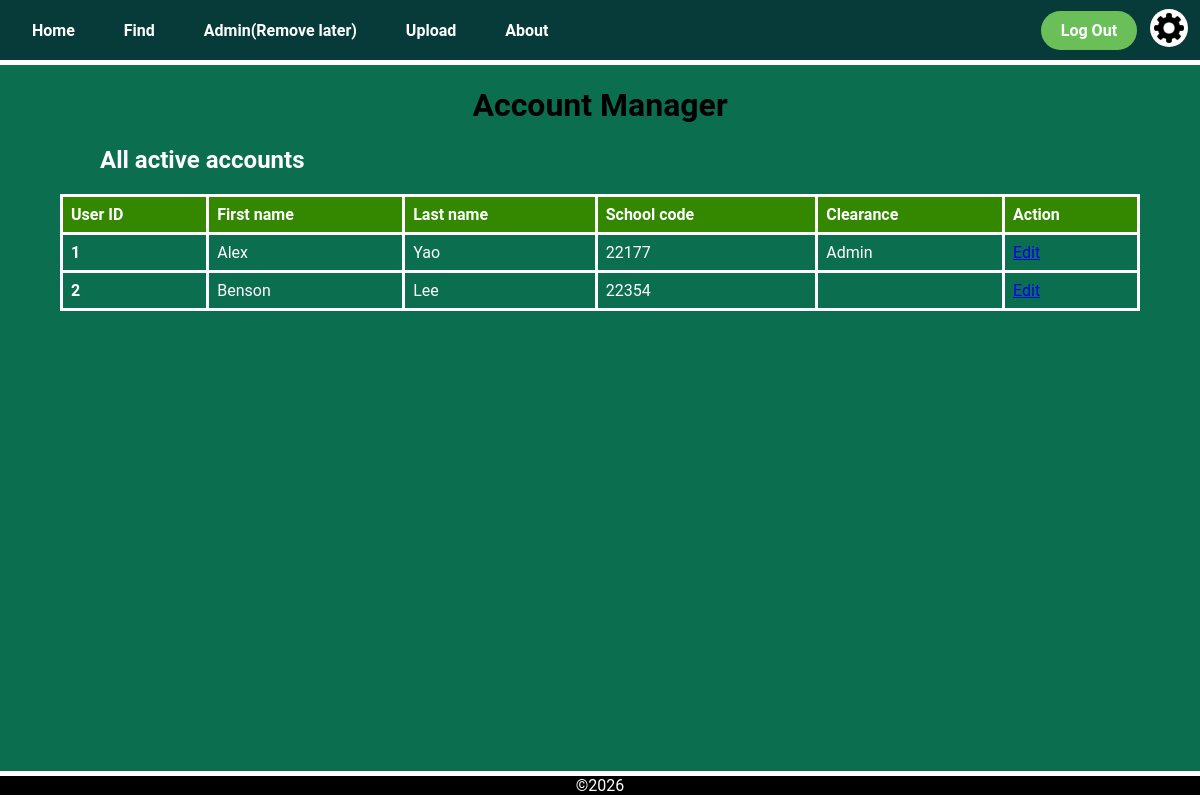
The app's page /account_manager (signed in), older data.
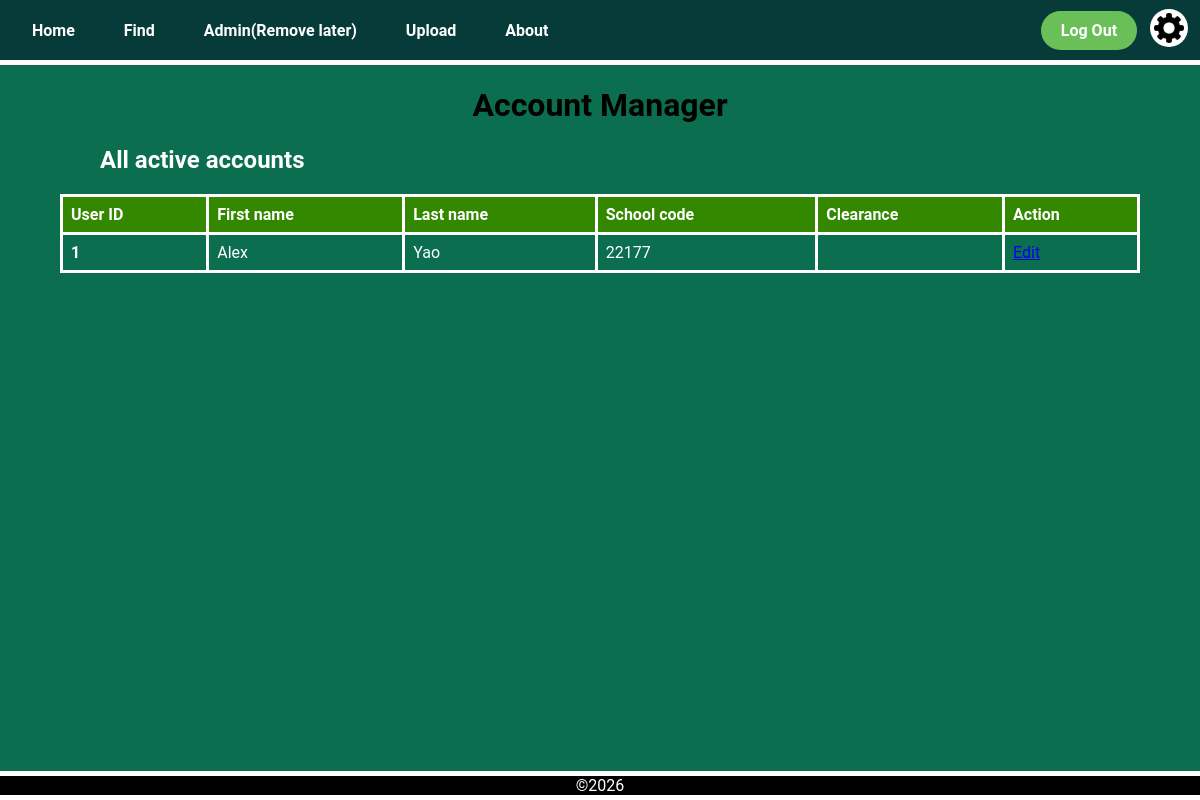
The same page, newer data.
### app.py (models this page shows, shortened)
class User(db.Model, UserMixin):
    __tablename__ = 'user'
    user_id = db.Column(db.Integer, primary_key=True)
    first_name = db.Column(db.String(50), nullable=False)
    last_name = db.Column(db.String(50), nullable=False)
    password = db.Column(db.String(128), nullable=False)
    school_code = db.Column(db.String(20), nullable=False, unique=True)
    clearance = db.Column(db.Integer, default=2)

### app.py (the view)
@app.route('/account_manager')
@login_required
def account_manager():
    users = User.query.all()
    return render_template('account_manager.html',
                           title='Account Manager',
                           users=users)

### app.py (called while the page is built)
@login_manager.user_loader
def load_user(user_id):
    return User.query.get(int(user_id))

@app.context_processor
def inject_variables():
    return dict(show_footer=True,
                logged_in = current_user.is_authenticated)

### templates/account_manager.html (shortened to what this page needs)
{% extends "layout.html" %}
{% block content %}
<h1 class="title">
    Account Manager
</h1>
<table class="item_info_table">
  <h2 class="sub_heading">All active accounts</h2>
    <tr>
      <th class="item_info_header">User ID</th>
      <th class="item_info_header">First name</th>
      <th class="item_info_header">Last name</th>
      <th class="item_info_header">School code</th>
      <th class="item_info_header">Clearance</th>
      <th class="item_info_header">Action</th>
    </tr>
    {% for user in users %}
    <tr class="item_info_row">
      <th>{{user.user_id}}</th>
      <td>{{user.first_name}}</td>
      <td>{{user.last_name}}</td>
      <td>{{user.school_code}}</td>
      <td>
        {% if user.clearance == 1 %}
            Admin
        {% endif %}
      </td>
      <td class="edit_item_button"><a href="/home">Edit</a></td>
    </tr>
    {% endfor %}
</table>
{% endblock %}

### templates/layout.html (shortened to what this page needs)
<!DOCTYPE html>
<html lang="en">
<head>
    <link rel="stylesheet" href="../static/css/style.css">
</head>
<body>
    <nav>{% include "navigation.html"%}</nav>
    <main>{% block content %} {% endblock %}</main>
    {% if show_footer %}
    <footer>
        ©2026
    </footer>
    {% endif %}
</body>
</html>

### templates/navigation.html
<div class="navigation_bar">
    <div class="navigation_links">
        <a href="/home">Home</a>
        <a href="/find">Find</a>
        <a href="/admin">Admin(Remove later)</a>
        <a href="/upload">Upload</a>
        <a href="/about">About</a>
    </div>
    {% if logged_in %}
    <div class="navigation_buttons">
        <div class="signlog">
            <a href="logout">Log Out</a>
        </div>
        <a class="settings_button" href="settings">
            <img src="/static/images/settings_button.png" alt="Settings">
        </a>
    </div>
    {% else %}
    <div class="signlog">
        <a href="/login">Login</a>
        <a href="/signup">Signup</a>
    </div>
    {% endif %}
</div>

### static/css/style.css (style rules this page uses)
body { background-color: var(--dark-emerald); font-family: "Roboto", sans-serif; margin: 0; padding: 0; color: black; }
.title { text-align: center; }
:root { --dark-teal: #073b3aff; --dark-emerald: #0b6e4fff; --medium-jungle: #08a045ff; --moss-green: #6bbf59ff; --soft-fawn: #ddb771ff; --transition-time: 0.4s; }
.navigation_bar { background-color: var(--dark-teal); display: flex; justify-content: space-between; align-items: center; padding: 0 12px; margin-left: 0; border-bottom: 5px solid white; height: 60px; }
.navigation_links a { margin-right: 5px; padding: 20px 20px; border-radius: 2px; color: #FFFFFF; font-weight: bold; text-decoration: none; height: 100%; transition: var(--transition-time); }
.signlog a { margin-right: 0px; margin-left: 9px; background-color: var(--moss-green); color:#FFFFFF; padding: 10px 20px; border-radius: 50px; font-weight: bold; text-decoration: none; transition: var(--transition-time); }
.signlog, .settings_button { display: inline-block; vertical-align: middle; }
.settings_button img { width: 30px; height: 30px; margin: 0; padding: 4px; background-color: white; border-radius: 100%; cursor: pointer; margin-left: 9px; }
.sub_heading { text-align: left; color: white; margin-left: 100px; }
.item_info_table { border-collapse: collapse; width: 90%; margin: 0 auto 100px auto; text-align: left; color: #FFFFFF; border: 3px solid white; }
.item_info_table th { border: 3px solid white; text-align: left; padding: 8px; }
.item_info_table td { border: 3px solid white; text-align: left; padding: 8px; }
.item_info_header { background-color: #338800; }
footer { background-color: #000000; border-top: 5px solid white; border-bottom: 5px solid white; text-align: center; color: white; width: 100%; position: fixed; bottom: 0; }

Row changes from the older to the newer data that the page shows:
removed User: user_id "2", first_name "Benson", last_name "Lee", school_code "22354"
changed User "Alex": no longer shows "Admin"
